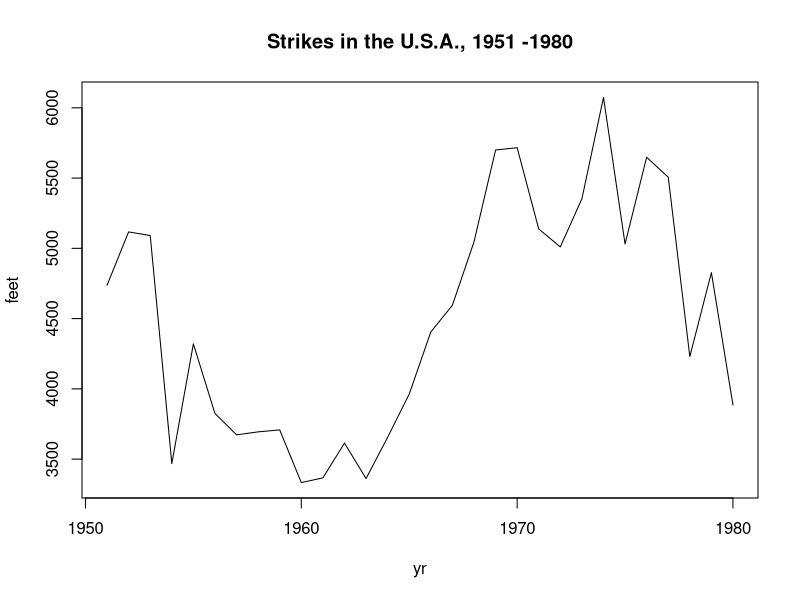
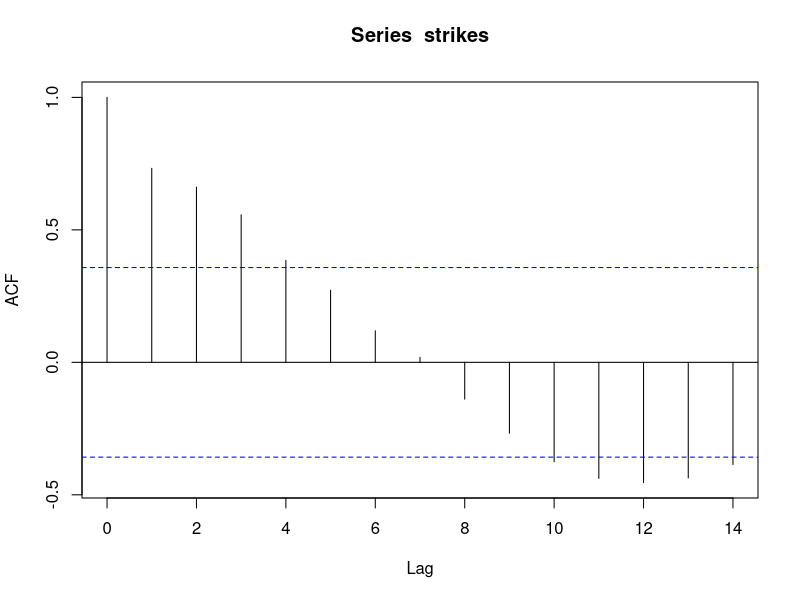

Recreate these plots in R, in order. (Note: this script raises an error after producing the figures.)
strikes <- scan("strikes.dat")
strikes <- as.ts(strikes)
# use class and structure to tell them apart
yr <- seq(as.Date("1951/1/1"),by = "years",length=length(strikes))
plot(yr,strikes, type="l",pch=20,main = "Strikes in the U.S.A., 1951 -1980" , ylab="feet" )
acf=acf(strikes)

d <- decompose(strikes)
s <- sfilter(strikes)
